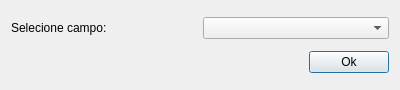
<?xml version="1.0" encoding="UTF-8"?>
<ui version="4.0">
 <class>Dialog</class>
 <widget class="QDialog" name="Dialog">
  <property name="geometry">
   <rect>
    <x>0</x>
    <y>0</y>
    <width>400</width>
    <height>90</height>
   </rect>
  </property>
  <property name="windowTitle">
   <string>Aviso</string>
  </property>
  <layout class="QGridLayout" name="gridLayout">
   <item row="0" column="0" colspan="2">
    <layout class="QHBoxLayout" name="horizontalLayout">
     <item>
      <widget class="QLabel" name="label">
       <property name="text">
        <string>Selecione campo:</string>
       </property>
      </widget>
     </item>
     <item>
      <widget class="QComboBox" name="fields_cb"/>
     </item>
    </layout>
   </item>
   <item row="1" column="0">
    <spacer name="horizontalSpacer">
     <property name="orientation">
      <enum>Qt::Horizontal</enum>
     </property>
     <property name="sizeHint" stdset="0">
      <size>
       <width>288</width>
       <height>20</height>
      </size>
     </property>
    </spacer>
   </item>
   <item row="1" column="1">
    <widget class="QPushButton" name="ok_btn">
     <property name="text">
      <string>Ok</string>
     </property>
    </widget>
   </item>
  </layout>
 </widget>
 <resources/>
 <connections/>
</ui>
